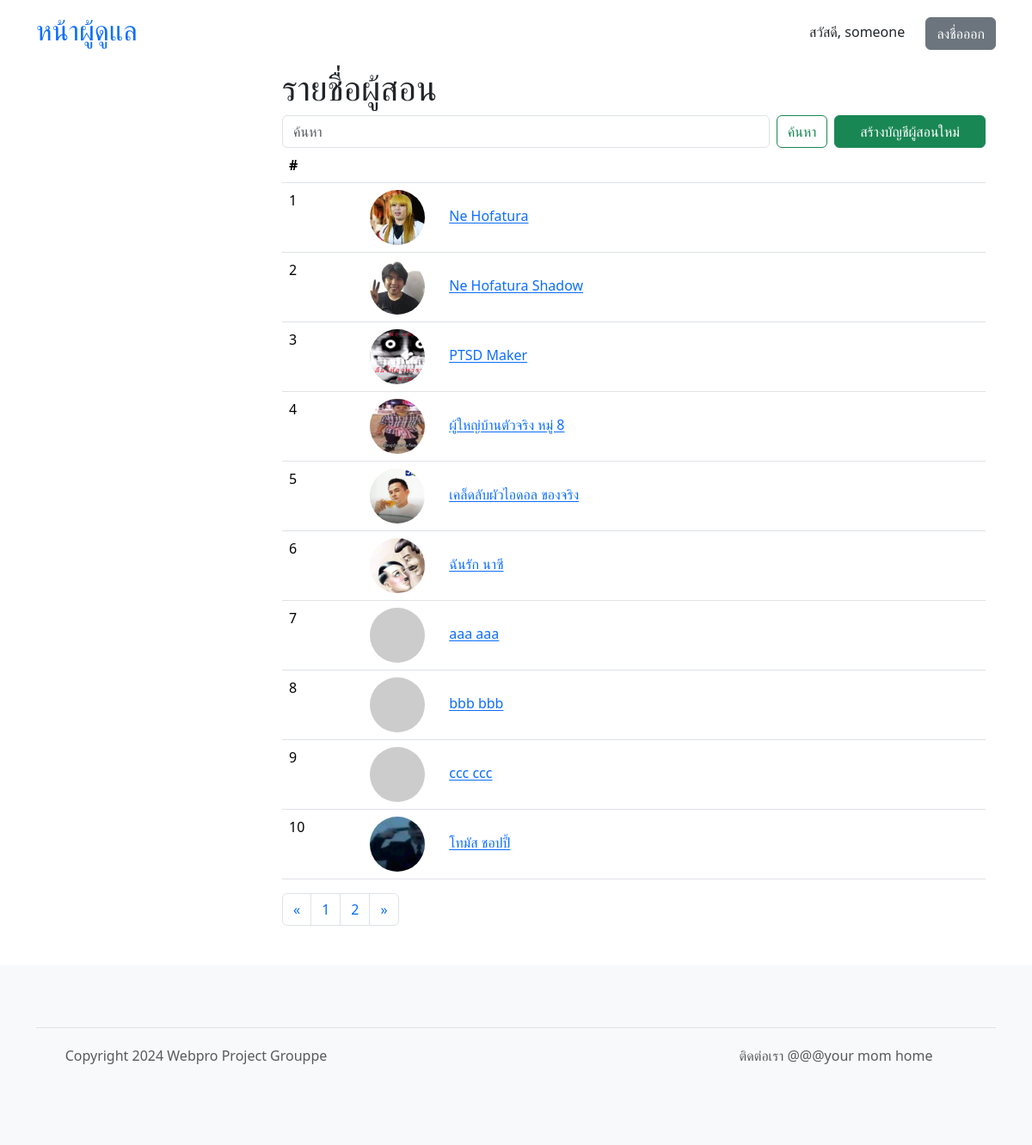
Screenshot of /admin/instructors.php (signed in) with the database file from the repository.
### tables this page shows
CREATE TABLE "instructors" (
	"id"	INTEGER,
	"username"	VARCHAR(32) NOT NULL,
	"first_name"	VARCHAR(64) NOT NULL,
	"last_name"	VARCHAR(64) NOT NULL,
	"profile_pic_hash"	CHARACTER(32),
	"password"	CHARACTER(72) NOT NULL,
	"role"	CHARACTER(64),
	"email"	CHARACTER(64),
	"phone"	CHARACTER(16),
	"created_date"	DATETIME,
	PRIMARY KEY("id" AUTOINCREMENT)
);

### admin/instructors.php (called while the page is built, shortened)
<?php
require 'template_init.php';
require 'template_header.php';
require 'si_list_init.php';
$pagename = "instructors.php";
$header = "รายชื่อผู้สอน";
$button = "สร้างบัญชีผู้สอนใหม่";
$button_page = "instructor.php";
$show_course = false;
$show_cate = false;
$editpage = "instructor";
$search = "";
$list = $db->get_instructor_simple_list($begin, $search, $item_per_page);
require 'si_list.php';
?>

### core.php (called while the page is built, shortened)
<?php
require 'shopping.php';
require 'common.php';
	class App extends SQLite3 {
			?>
				</form><?php
		function admin_is_logged_in() {
			return isset($_SESSION["admin"]);
		}
		function get_instructor_simple_list($begin, $search, $item_per_page) {
			return $this->get_simple_list('instructors', $begin, $search, $item_per_page);
		}
		function get_simple_list($table, $begin, $search, $item_per_page) {
			$filter = "";
			$sql = "SELECT COUNT(*) as count FROM $table" . $filter;
			$ret = $this->query($sql);
			$row = $ret->fetchArray(SQLITE3_ASSOC);
			$total = $row['count'];
			$page_count = ceil($total / $item_per_page);
			$sql = "SELECT profile_pic_hash, id, username, first_name || ' ' || last_name AS name FROM $table" . $filter . " LIMIT $item_per_page OFFSET $begin";
			$ret = $this->query($sql);
			$instructors = array();
			while($row = $ret->fetchArray(SQLITE3_ASSOC)) {
				$row = prepare_other_data($row, '../');
				$instructors[] = $row;
			}
			return array(
				'page_count' => $page_count,
				'data' => $instructors
			);
		}
	}
?>

### admin/si_list_init.php (called while the page is built)
<?php
$item_per_page = 10;
if (isset($_GET['page'])) {
	$page = $_GET['page'];
} else {
	$page = 1;
}
$begin = ($page - 1) * $item_per_page;
?>

### common.php (called while the page is built, shortened)
<?php
function prepare_other_data($row, $prefix = "") {
	if (isset($row['profile_pic_hash'])) {
		if ($row['profile_pic_hash'] != "") {
			$row['pfplink'] = $prefix . "avatars/" . $row['profile_pic_hash'] . '.jpg';
			return $row;
		}
	}
	$row['pfplink'] = get_pfplink_from_seed('saltPROJECTGROUPPE' . md5($row['username']));
	return $row;
}
function get_pfplink_from_seed($ident) {
	return "https://api.dicebear.com/7.x/thumbs/svg?seed=" . $ident;
}
	?>

### admin/si_list.php (the view)
<?php
$page_count = $list['page_count'];
$list = $list['data'];
?>
<div class="container">
<h1><?php echo $header; ?></h1>
	<form class="d-flex" role="search">
		<input class="form-control me-2" name="search" value="<?php echo isset($_GET['search']) ? $_GET['search'] : '' ?>" type="search" placeholder="ค้นหา" aria-label="Search">
		<button class="btn btn-outline-success me-2" type="submit">ค้นหา</button>
		<?php
			if ($button != "") {
				?>
				<a href="<?php echo $button_page; ?>" style="width: 30%" class="btn btn-success"><?php echo $button; ?></a>
				<?php
			}
		?>
	</form>
	<table class="table">
	<thead>
		<tr>
			<th scope="col">#</th>
			<?php if ($show_course) { ?>
			<th scope="col">ชื่อคอร์ส</th>
			<th scope="col">ผู้สอน</th>
			<th scope="col">หมวดหมู่</th>
			<th scope="col">ยอดขายทั้งหมด</th>
			<?php } else { ?>
			<th scope="col"></th>
			<?php } ?>
		</tr>
	</thead>
	<tbody>
		<?php
			foreach ($list as $i) {
				echo "<tr>";
				echo "<td>{$i['id']}</td>";
				if ($show_cate) {
					echo "<td><a href=\"category.php?id={$i['id']}\">{$i['name']}</a></td>";
					echo "<td>{$i['total_courses']}</td>";
				} else {
					if ($show_course) {
						echo "<td>{$i['name']}</td>";
						echo "<td>{$i['owner_name']}</td>";
						echo "<td>{$i['category_name']}</td>";
						echo "<td>{$i['total_sales']}</td>";
					} else {
						echo "<td><img src=\"{$i['pfplink']}\" alt=\"avatar\" width=\"64\" height=\"64\" class=\"rounded-circle me-4\"> ";
						echo "<a href=\"" . $editpage . ".php?id={$i['id']}\">{$i['name']}</a>";
						echo "</td>";
					}
				}
				echo "</tr>";
			}
		?>
	</tbody>
	</table>
	<nav aria-label="pagination">
		<ul class="pagination">
			<li class="page-item">
				<a class="page-link" href="<?php echo $pagename; ?>?page=1">
				<span>&laquo;</span>
				</a>
			</li>
			<?php for ($i = 1; $i <= $page_count; $i++){ ?>
			<li class="page-item">
				<a class="page-link" href="<?php echo $pagename; ?>?page=<?php echo $i; ?>">
					<?php echo $i; ?>
				</a>
			</li>
			<?php } ?>
			<li class="page-item">
				<a class="page-link" href="<?php echo $pagename; ?>?page=<?php echo $page_count;?>">
				<span>&raquo;</span>
				</a>
			</li>
		</ul>
	</nav>
</div>
<?php
require 'template_footer.php';
?>

### admin/template_header.php (shortened to what this page needs)
<!DOCTYPE html>
<html lang="en">
<head>
	<link href="https://cdn.jsdelivr.net/npm/bootstrap@5.3.3/dist/css/bootstrap.min.css" rel="stylesheet">
	<link rel="stylesheet" href="https://cdn.jsdelivr.net/npm/bootstrap-icons@1.11.3/font/bootstrap-icons.min.css">
</head>
<body>
	<?php if ($db->admin_is_logged_in()) { ?>
	<header class="p-3">
		<div class="container">
			<div class="d-flex flex-wrap align-items-center justify-content-center justify-content-lg-start">
				<a href="index.php" class="d-flex align-items-center mb-2 mb-lg-0 text-decoration-none mb-md-0 me-lg-auto">
					<h2>หน้าผู้ดูแล</h2>
				</a>
				<div class="auth-section">
					<span style="margin-right: 20px">สวัสดี, <?php echo $_SESSION['admin']['username'] ?></span>
					<a href="signout.php" class="btn btn-secondary">ลงชื่อออก</a>
				</div>
			</div>
		</div>
	</header>
		<?php
	}
		?>
<?php if ($db->admin_is_logged_in()) { ?>
<div class="container">
	<div class="d-flex gap-4">
		<div class="list-group" style="min-width: 250px;">
		</div>
<?php } ?>

### admin/template_footer.php
<?php if ($db->admin_is_logged_in()) { ?>
</div>
</div>
<?php } ?>
<footer class="py-5 text-center text-body-secondary bg-body-tertiary" style="margin-top: 30px;">
	<div class="container">
	<footer class="d-flex flex-wrap justify-content-between align-items-center py-3 my-4 border-top">
	<p class="col-md-4 mb-0 text-body-secondary">Copyright 2024 Webpro Project Grouppe</p>
	<a href="/" class="col-md-4 d-flex align-items-center justify-content-center mb-3 mb-md-0 me-md-auto link-body-emphasis text-decoration-none">
		<svg class="bi me-2" width="40" height="32"><use xlink:href="#bootstrap"></use></svg>
	</a>
	<p class="col-md-4 mb-0 text-body-secondary">ติดต่อเรา
	@@@your mom home</p>
	</footer>
</body>
</html>

### rows the page displays
instructors: id "1", shows a picture, name "Ne Hofatura"
instructors: id "2", shows a picture, name "Ne Hofatura Shadow"
instructors: id "3", shows a picture, name "PTSD Maker"
instructors: id "4", shows a picture, name "ผู้ใหญ่บ้านตัวจริง หมู่ 8"
instructors: id "5", shows a picture, name "เคล็ดลับผัวไอดอล ของจริง"
instructors: id "6", shows a picture, name "ฉันรัก นาซี"
instructors: id "7", name "aaa aaa"
instructors: id "8", name "bbb bbb"
instructors: id "9", name "ccc ccc"
instructors: id "10", shows a picture, name "โทมัส ชอปปี้"

### other values shown
$_SESSION['admin']['username'] "someone"
$header "รายชื่อผู้สอน"
$button "สร้างบัญชีผู้สอนใหม่"
